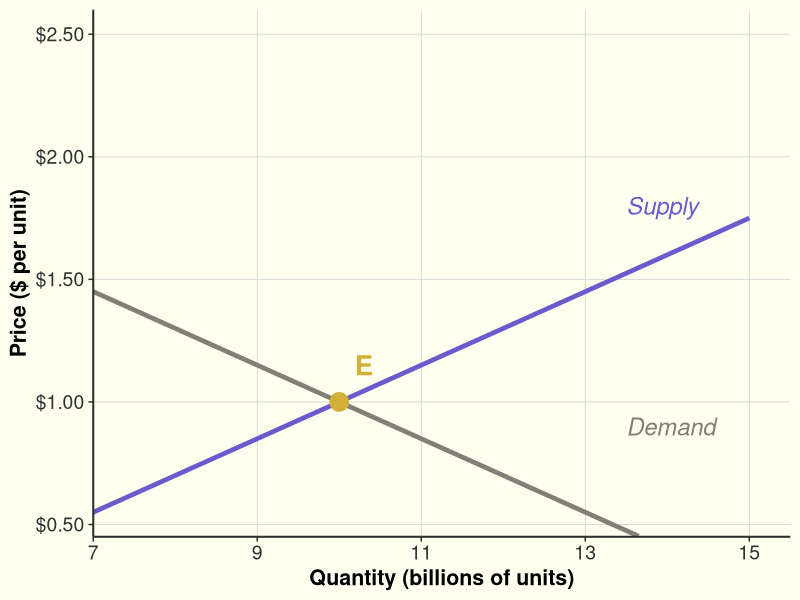

The R script that drew this image:
## ---- chunk 1
#| include: false
library(ggplot2)
library(dplyr)
library(scales)

theme_econ <- function(base_size = 14) {
  theme_minimal(base_size = base_size) +
    theme(
      plot.title = element_text(hjust = 0.5, face = "bold", size = rel(1.2)),
      plot.background = element_rect(fill = "#FFFFF0", color = NA),
      panel.background = element_rect(fill = "#FFFFF0", color = NA),
      panel.grid.minor = element_blank(),
      panel.grid.major = element_line(color = "#D3D3D3", linewidth = 0.3),
      axis.line = element_line(color = "#2F2F2F", linewidth = 0.7),
      axis.text = element_text(size = rel(1), color = "#2F2F2F"),
      axis.title = element_text(size = rel(1.1), face = "bold"),
      axis.ticks = element_line(color = "#2F2F2F", linewidth = 0.5),
      legend.position = "none"
    )
}

demand_curve <- data.frame(Q = seq(7, 15, by = 0.05)) %>%
  mutate(P = 2.5 - 0.15 * Q)
supply_curve <- data.frame(Q = seq(7, 15, by = 0.05)) %>%
  mutate(P = -0.5 + 0.15 * Q)
eq_Q <- 10
eq_P <- 1.0
## ---- chunk 2
#| fig-width: 9
#| fig-height: 5.5
#| fig-align: center

ggplot() +
  geom_line(data = supply_curve, aes(x = Q, y = P),
            color = "#6A5ACD", linewidth = 1.6) +
  geom_line(data = demand_curve, aes(x = Q, y = P),
            color = "#808076", linewidth = 1.6) +
  geom_point(aes(x = eq_Q, y = eq_P), size = 6, color = "#D4AF37") +
  geom_segment(aes(x = eq_Q, y = 0, xend = eq_Q, yend = eq_P),
               linetype = "dashed", color = "gray50", linewidth = 0.6) +
  geom_segment(aes(x = 0, y = eq_P, xend = eq_Q, yend = eq_P),
               linetype = "dashed", color = "gray50", linewidth = 0.6) +
  annotate("text", x = 13.5, y = 0.9, label = "Demand",
           color = "#808076", size = 6, hjust = 0, fontface = "italic") +
  annotate("text", x = 13.5, y = 1.8, label = "Supply",
           color = "#6A5ACD", size = 6, hjust = 0, fontface = "italic") +
  annotate("text", x = eq_Q + 0.3, y = eq_P + 0.15, label = "E",
           size = 7, fontface = "bold", color = "#D4AF37") +
  scale_x_continuous(name = "Quantity (billions of units)",
                     breaks = seq(7, 15, by = 2),
                     limits = c(7, 15.5),
                     expand = c(0, 0)) +
  scale_y_continuous(name = "Price ($ per unit)",
                     breaks = seq(0.5, 2.5, by = 0.5),
                     limits = c(0.45, 2.6),
                     labels = dollar,
                     expand = c(0, 0)) +
  theme_econ()
